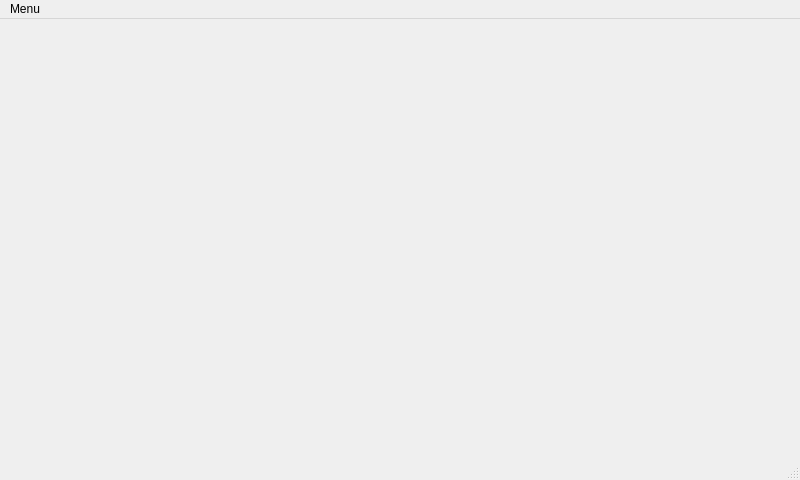
<?xml version="1.0" encoding="UTF-8"?>
<ui version="4.0">
 <class>MobileMainWindow</class>
 <widget class="QMainWindow" name="MobileMainWindow">
  <property name="geometry">
   <rect>
    <x>0</x>
    <y>0</y>
    <width>800</width>
    <height>480</height>
   </rect>
  </property>
  <property name="windowTitle">
   <string>multidisplay UI</string>
  </property>
  <widget class="QWidget" name="centralwidget">
   <layout class="QVBoxLayout" name="verticalLayout">
    <property name="leftMargin">
     <number>0</number>
    </property>
    <property name="topMargin">
     <number>0</number>
    </property>
    <property name="rightMargin">
     <number>0</number>
    </property>
    <property name="bottomMargin">
     <number>0</number>
    </property>
    <item>
     <widget class="QFrame" name="mainFrame">
      <property name="frameShape">
       <enum>QFrame::NoFrame</enum>
      </property>
      <property name="frameShadow">
       <enum>QFrame::Plain</enum>
      </property>
      <property name="lineWidth">
       <number>0</number>
      </property>
     </widget>
    </item>
   </layout>
  </widget>
  <widget class="QMenuBar" name="menubar">
   <property name="geometry">
    <rect>
     <x>0</x>
     <y>0</y>
     <width>800</width>
     <height>16</height>
    </rect>
   </property>
   <widget class="QMenu" name="menuFileMain">
    <property name="title">
     <string>Menu</string>
    </property>
    <addaction name="actionBoostPid"/>
    <addaction name="actionVis1"/>
    <addaction name="actionSerial"/>
    <addaction name="actionSerialConnect"/>
    <addaction name="actionSerialDisconnect"/>
    <addaction name="actionOpen"/>
    <addaction name="actionSave_as"/>
    <addaction name="actionNew"/>
    <addaction name="actionSend_Commands"/>
    <addaction name="actionSettings"/>
    <addaction name="actionV2_N75_Settings"/>
    <addaction name="actionGearbox_settings"/>
    <addaction name="actionEvaluate"/>
    <addaction name="actionAbout"/>
   </widget>
   <addaction name="menuFileMain"/>
  </widget>
  <widget class="QStatusBar" name="statusbar"/>
  <action name="actionBoostPid">
   <property name="text">
    <string>Boost Pid</string>
   </property>
   <property name="font">
    <font>
     <pointsize>18</pointsize>
    </font>
   </property>
  </action>
  <action name="actionVis1">
   <property name="text">
    <string>Vis1</string>
   </property>
  </action>
  <action name="actionSerial">
   <property name="text">
    <string>Serial</string>
   </property>
  </action>
  <action name="actionOpen">
   <property name="text">
    <string>Open</string>
   </property>
  </action>
  <action name="actionSave_as">
   <property name="text">
    <string>Save as</string>
   </property>
  </action>
  <action name="actionNew">
   <property name="text">
    <string>New</string>
   </property>
  </action>
  <action name="actionSend_Commands">
   <property name="text">
    <string>Send Commands</string>
   </property>
  </action>
  <action name="actionEvaluate_Boost_Lambda">
   <property name="text">
    <string>Evaluate Boost/Lambda</string>
   </property>
  </action>
  <action name="actionEvaluate_RPM_Boost">
   <property name="text">
    <string>Evaluate RPM/Boost</string>
   </property>
  </action>
  <action name="actionSerialConnect">
   <property name="text">
    <string>connect</string>
   </property>
  </action>
  <action name="actionSerialDisconnect">
   <property name="text">
    <string>disconnect</string>
   </property>
  </action>
  <action name="actionSettings">
   <property name="text">
    <string>Settings</string>
   </property>
  </action>
  <action name="actionV2_N75_Settings">
   <property name="text">
    <string>V2 N75 Settings</string>
   </property>
  </action>
  <action name="actionEvaluate">
   <property name="text">
    <string>evaluate</string>
   </property>
  </action>
  <action name="actionGearbox_settings">
   <property name="text">
    <string>Gearbox Settings</string>
   </property>
  </action>
  <action name="actionAbout">
   <property name="text">
    <string>About</string>
   </property>
  </action>
 </widget>
 <resources/>
 <connections/>
</ui>
